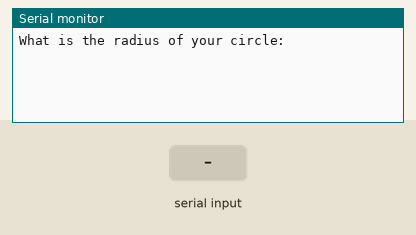
This sketch was run on a simulated Arduino Uno, built with avr-gcc and run on an emulated ATmega328P. Parts: the last lines printed to the serial monitor. The inputs (shaded band) are chosen by the test bench.

Above: at 1.2 s.
1.3 s: "90,45\n" received over Serial
At 2.2 s:
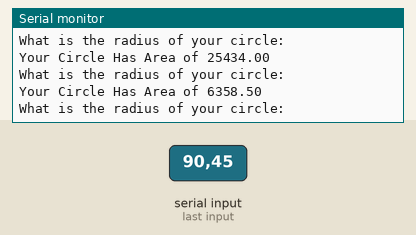
2.8 s: "30,150\n" received over Serial
At 4.5 s:
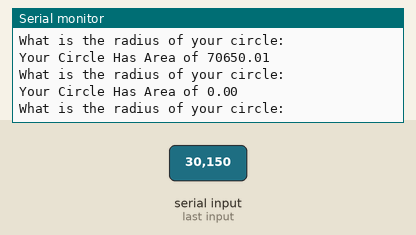
Timing chart, 0 to 6.0 s (numbered marks = the images above; inputs shaded):
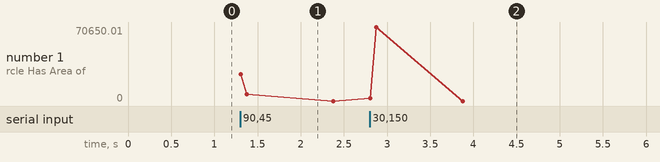

Measured:
- after the input at 1.3 s, the serial monitor: prints a new line at once (image 1)
- after the input at 2.8 s, the serial monitor: prints a new line at once (image 2)

The sketch:

Reading_Numbers_From_Monitor.ino
```cpp
float radius;
float area;
float pi = 3.14;

String msg1 = "What is the radius of your circle:";
String msg2 = "Your Circle Has Area of ";
void setup() {
  // put your setup code here, to run once:
Serial.begin(9600);
}

void loop() {
  // put your main code here, to run repeatedly:
Serial.println(msg1);
while (Serial.available()==0){} //While there is no data on the serial port

radius = Serial.parseFloat();
area=pi*radius*radius;
Serial.print(msg2);
Serial.println(area);
}
```
